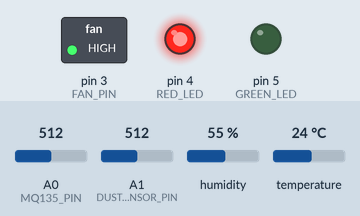
Simulated run of this sketch. Board: Arduino Uno, built with avr-gcc and run on an emulated ATmega328P. On the bench: switched loads named in the sketch (green lamp = pin HIGH), output pins drawn as LEDs (lit = HIGH). Inputs (shaded band) come from the test bench; at power-on: A0 (MQ135_PIN) = 512, A1 (DUST_SENSOR_PIN) = 512, humidity 55 %, temperature 24 °C. What the sketch prints to the serial monitor is not drawn.

Above: at 0.1 s.
Timing chart, 0 to 1.6 s (numbered marks = the images above):
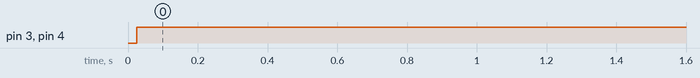

The sketch:

SmartAir.ino
```cpp
#include <DHT.h>

// Define pins
#define MQ135_PIN A0        // Gas sensor
#define DUST_SENSOR_PIN A1  // Dust sensor
#define DHT_PIN 2           // DHT11 sensor
#define FAN_PIN 3           // DC fan
#define RED_LED 4
#define GREEN_LED 5

#define DHTTYPE DHT11
DHT dht(DHT_PIN, DHTTYPE);

// Thresholds
int gasThreshold = 300;      // Adjust according to environment
int dustThreshold = 150;     // Adjust according to sensor
float tempThreshold = 30.0;  // Celsius

void setup() {
  Serial.begin(9600);
  pinMode(FAN_PIN, OUTPUT);
  pinMode(RED_LED, OUTPUT);
  pinMode(GREEN_LED, OUTPUT);
  dht.begin();
  Serial.println("Smart Air Purifier Initialized");
}

void loop() {
  // Read sensors
  int gasValue = analogRead(MQ135_PIN);
  int dustValue = analogRead(DUST_SENSOR_PIN);
  float temp = dht.readTemperature();
  float hum = dht.readHumidity();

  // Print sensor readings
  Serial.print("Gas: "); Serial.print(gasValue);
  Serial.print("  Dust: "); Serial.print(dustValue);
  Serial.print("  Temp: "); Serial.print(temp);
  Serial.print("  Humidity: "); Serial.println(hum);

  // Decision: turn on fan if any value exceeds threshold
  if (gasValue > gasThreshold || dustValue > dustThreshold || temp > tempThreshold) {
    digitalWrite(FAN_PIN, HIGH);
    digitalWrite(RED_LED, HIGH);
    digitalWrite(GREEN_LED, LOW);
  } else {
    digitalWrite(FAN_PIN, LOW);
    digitalWrite(RED_LED, LOW);
    digitalWrite(GREEN_LED, HIGH);
  }

  delay(2000); // Update every 2 seconds
}
```

Measured:
- by itself, pin 3 (FAN_PIN), pin 4 (RED_LED): LOW → HIGH at 0.03 s
